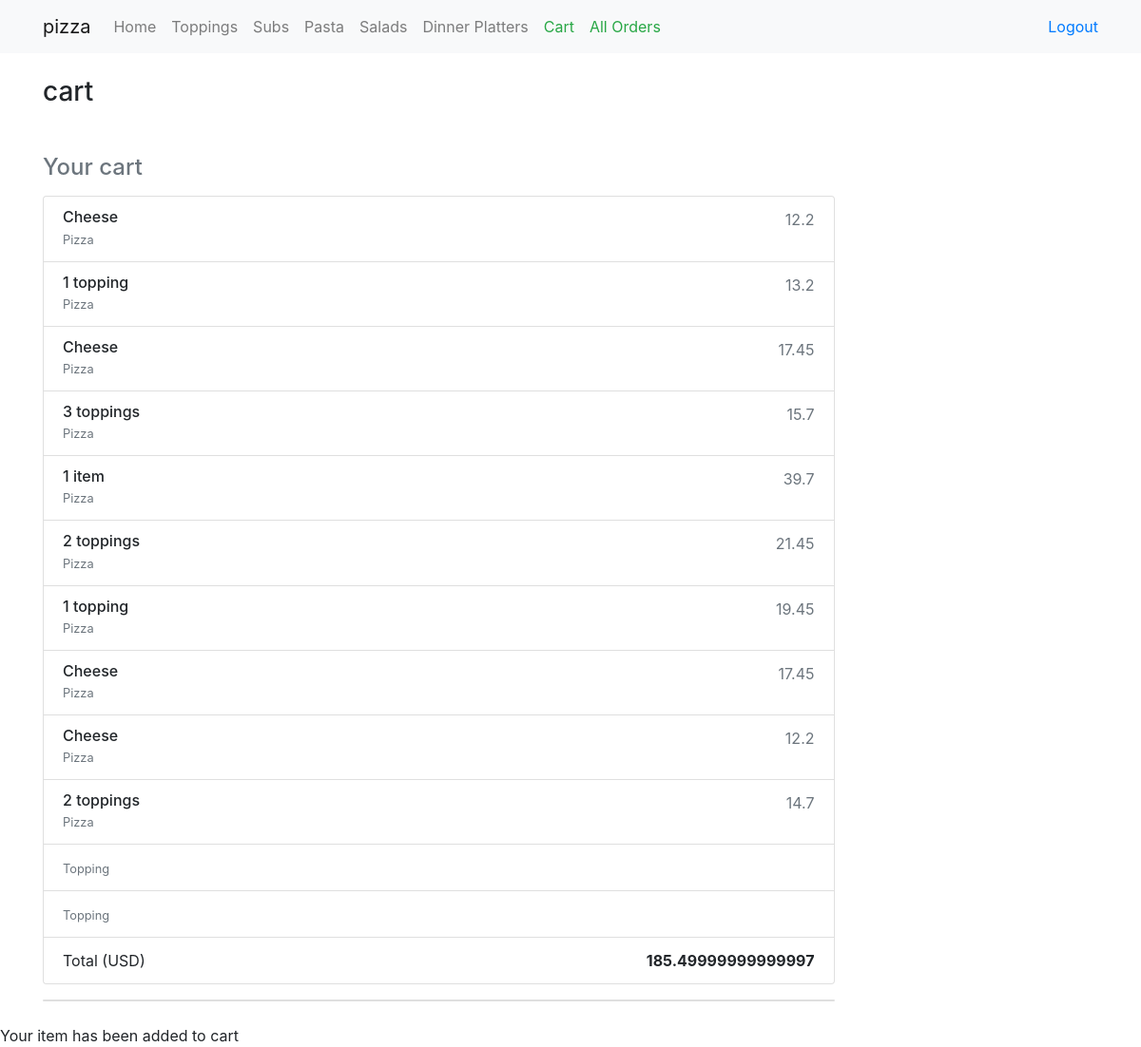
Page /order/cartitem (signed in) on the committed database.
### order/models.py (models this page shows)
class Cartpizza(models.Model):
    Carts = models.ForeignKey(Cart, on_delete = models.CASCADE)
    pizzas = models.ForeignKey(Pizza, on_delete = models.CASCADE)

class CartTopping(models.Model):
    Carts = models.ForeignKey(Cart, on_delete = models.CASCADE)
    Toppings = models.ForeignKey(Topping, on_delete = models.CASCADE)

class Cart(models.Model):
    user = models.ForeignKey(User, on_delete = models.CASCADE)
    price = models.FloatField(default = 0.0)

### stock/models.py (models this page shows, shortened)
class Pizza(models.Model):
    name = models.CharField(max_length=30)
    Toppings = models.IntegerField()
    PizzaTypes = models.ForeignKey(PizzaType, on_delete = models.CASCADE, null = True)
    Sizes = models.ForeignKey(Size, on_delete = models.CASCADE)
    price = models.FloatField()
    class Meta:
        ordering = ('id',)

### order/views.py (the view, shortened to what this page needs)
# urls.py: path('cartitem', cartitem, name = 'cart'),
def cartitem(request):
    if request.user.is_authenticated:
        try:
            cart_obj = Cart.objects.get(
                user = request.user,
            )
        except:
            return redirect('index')
        pizza_obj = Cartpizza.objects.filter(
            Carts = cart_obj
        )
        topping_obj = CartTopping.objects.filter(
            Carts = cart_obj
        )
        sub_obj = CartSub.objects.filter(
            Carts = cart_obj
        )
        pasta_obj = CartPasta.objects.filter(
            Carts = cart_obj
        )
        salad_obj = CartSalad.objects.filter(
            Carts = cart_obj
        )
        dinner_obj = CartDinnerPlatter.objects.filter(
            Carts = cart_obj
        )
        if request.method == 'GET':
            datas = {
                "cart": cart_obj,
                "price_cent": float(cart_obj.price) * 100,
                "pizza" : pizza_obj,
                "topping": topping_obj,
                "sub": sub_obj,
                "pasta" : pasta_obj,
                "salad" : salad_obj,
                "dinner": dinner_obj,
            }
            return render(request, 'cart/view.html', datas)
    else:
        return redirect('/accounts/login/')

### templates/cart/view.html (shortened to what this page needs)
{% extends 'base.html' %}
{% block body %}
<h3>cart</h3>
<div class="w-75 order-md-2 mb-4 mt-5">
  <h4 class="d-flex justify-content-between align-items-center mb-3">
    <span class="text-muted">Your cart</span>
  </h4>
  <ul class="list-group mb-3">
  {% for pizzas in pizza%}
    <li class="list-group-item d-flex justify-content-between lh-condensed">
      <div class="text-left">
      <h6 class="my-0">{{pizzas.pizzas.name}}</h6>
      <small class="text-muted">Pizza</small>
      </div>
      <span class="text-muted">{{pizzas.pizzas.price}} </span>
    </li>
  {% endfor %}
  {% for toppings in topping%}
    <li class="list-group-item d-flex justify-content-between lh-condensed">
      <div class="text-left">
        <small class="text-muted">Topping</small>
      </div>
    </li>
  {% endfor %}
  <li class="list-group-item d-flex justify-content-between">
      <span>Total (USD)</span>
      <strong>{{cart.price}}</strong>
    </li>
  </ul>
  <div class="card">
  </div>
</div>
{% endblock%}

### templates/base.html (shortened to what this page needs)
<!doctype html>
<html>
<head>
  {% block cssfile %}
  {% load static %}
  <link rel="stylesheet" href="{% static 'css/bootstrap.css' %}"/>
  <link rel="stylesheet" href="{% static 'css/style.css' %}">
  <link href="http://code.jquery.com/ui/1.9.2/themes/base/jquery-ui.css" rel="stylesheet"/>
  {% endblock cssfile %}
</head>
    <body>
      <header class="bg-light">
          <div class="container">
              <nav class="navbar navbar-expand-lg navbar-light pl-0 pr-0">
                  <a class="navbar-brand" href="#">pizza</a>
                  <div class="collapse navbar-collapse" id="navbarText">
                    <ul class="navbar-nav mr-auto">
                      <li class="nav-item">
                        <a class="nav-link" href="/">Home <span class="sr-only">(current)</span></a>
                      </li>
                      <li class="nav-item">
                        <a class="nav-link" href="/#Toppings">Toppings</a>
                      </li>
                      <li class="nav-item">
                          <a class="nav-link" href="/#Subs"> Subs</a>
                      </li>
                      <li class="nav-item">
                          <a class="nav-link" href="/#Pasta">Pasta</a>
                      </li>
                      <li class="nav-item">
                          <a class="nav-link" href="/#Salads">Salads</a>
                      </li>
                      <li class="nav-item">
                          <a class="nav-link" href="/#Dinner">Dinner Platters</a>
                      </li>
                      <li class="nav-item">
                        <a class="nav-link text-success" href="/order/cartitem">Cart</a>
                      </li>
                      <li class="nav-item">
                        <a class="nav-link text-success" href="/order/orderlist">All Orders</a>
                      </li>
                    </ul>
                    <a href="/logout" class="navbar-text text-primary">
                        Logout
                    </a>
                </div>
              </nav>
          </div>
      </header>
    <div class="container pt-4">
        {% block body %}
        {% endblock%}
    </div>
    <div id="hello" title="Added to cart">Your item has been added to cart</div>
  </body>
</html>

### templates/css/style.css (style rules this page uses)
html, body { height: 100%; }

### rows in the picture
Cartpizza: pizzas.name "Cheese", pizzas.price "12.2"
Cartpizza: pizzas.name "1 topping", pizzas.price "13.2"
Cartpizza: pizzas.name "Cheese", pizzas.price "17.45"
Cartpizza: pizzas.name "3 toppings", pizzas.price "15.7"
Cartpizza: pizzas.name "1 item", pizzas.price "39.7"
Cartpizza: pizzas.name "2 toppings", pizzas.price "21.45"
Cartpizza: pizzas.name "1 topping", pizzas.price "19.45"
Cartpizza: pizzas.name "Cheese", pizzas.price "17.45"
Cartpizza: pizzas.name "Cheese", pizzas.price "12.2"
Cartpizza: pizzas.name "2 toppings", pizzas.price "14.7"
Cart: price "185.49999999999997"
